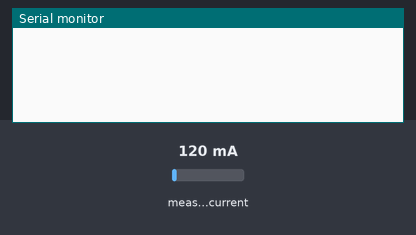
Bench run of a sketch on a simulated ESP8266 (NodeMCU). Parts: the last lines printed to the serial monitor. The test bench sets the inputs (shaded band); at power-on: measured current 120 mA. WiFi joins after 1.5 s; servers stay silent unless stated.

Above: at 2.7 s.
2.8 s: measured current set to 40 mA
At 6.0 s:
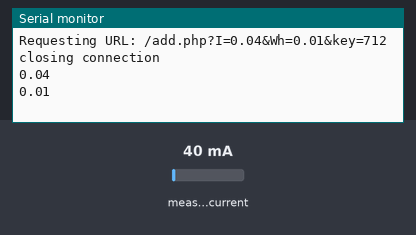
9.8 s: measured current set to 500 mA
At 11.1 s:
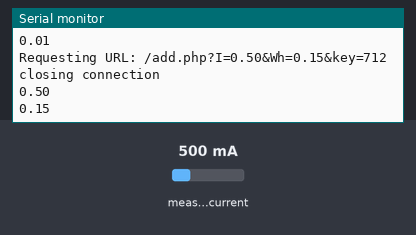
Timing chart, 0 to 12.8 s (numbered marks = the images above; inputs shaded):
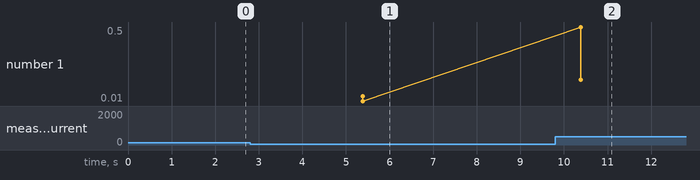

Measured:
- after the input at 2.8 s, the serial monitor: prints a new line after 2.6 s (image 1)
- after the input at 9.8 s, the serial monitor: prints a new line after 0.58 s (image 2)
- plotted number 1: 0.01 → 0.15 after the input at 9.8 s

The sketch:

esp8266.ino
```cpp
#include "EmonLib.h"
#include <ESP8266WiFi.h>
#include "ESPAsyncUDP.h"

const char * ssid = "NeedSpeed";
const char * password = "ineedforspeed2018";
AsyncUDP udp;
EnergyMonitor emon1;

#define ADC_INPUT A0
long prew=0;
double I;
unsigned long last_time =0;
unsigned long current_time =0;
double Wh = 0;
double V = 220;


void setup()
{
  pinMode(ADC_INPUT, INPUT);
  Serial.begin(115200);
  emon1.current(ADC_INPUT, 109);

  WiFi.mode(WIFI_STA);
    WiFi.begin(ssid, password);
    if (WiFi.waitForConnectResult() != WL_CONNECTED) {
        Serial.println("Підключитись до WiFi не вдалось!");
        while(1) {delay(1000);}
    }

}

void loop()
{
  if(millis()-prew>5000){
    prew=millis();
    double Current = emon1.calcIrms(1480);
    double P = V * Current;
    last_time = current_time;
    current_time = millis();
    Wh = P*((current_time -last_time)/3600000.0);
    sendtoweb(Current, Wh);
    Serial.println(Current);
    Serial.println(Wh);
    char buffer[15];
    dtostrf(Current, 5, 2, buffer);
    udp.broadcastTo(buffer, 1234);
    }
}
```

get.ino
```cpp
const char* host = "8266.monitoring-esp.ml";
const char* key = "712";
void sendtoweb(double Current, double Wh){
    WiFiClient client;
    const int httpPort = 80;
    if (!client.connect(host, httpPort)) { //works!
      Serial.println("connection failed");
      return;
    }
    String url = "/add.php";
    url += "?I=";
    url += Current;
    url += "&Wh=";
    url += Wh;
    url += "&key=";
    url += key;
    Serial.print("Requesting URL: ");
    Serial.println(url);
    client.print(String("GET ") + url + " HTTP/1.1\r\n" +
               "Host: " + host + "\r\n" +
               "Connection: close\r\n\r\n");

    Serial.println();
    Serial.println("closing connection");
}
```
